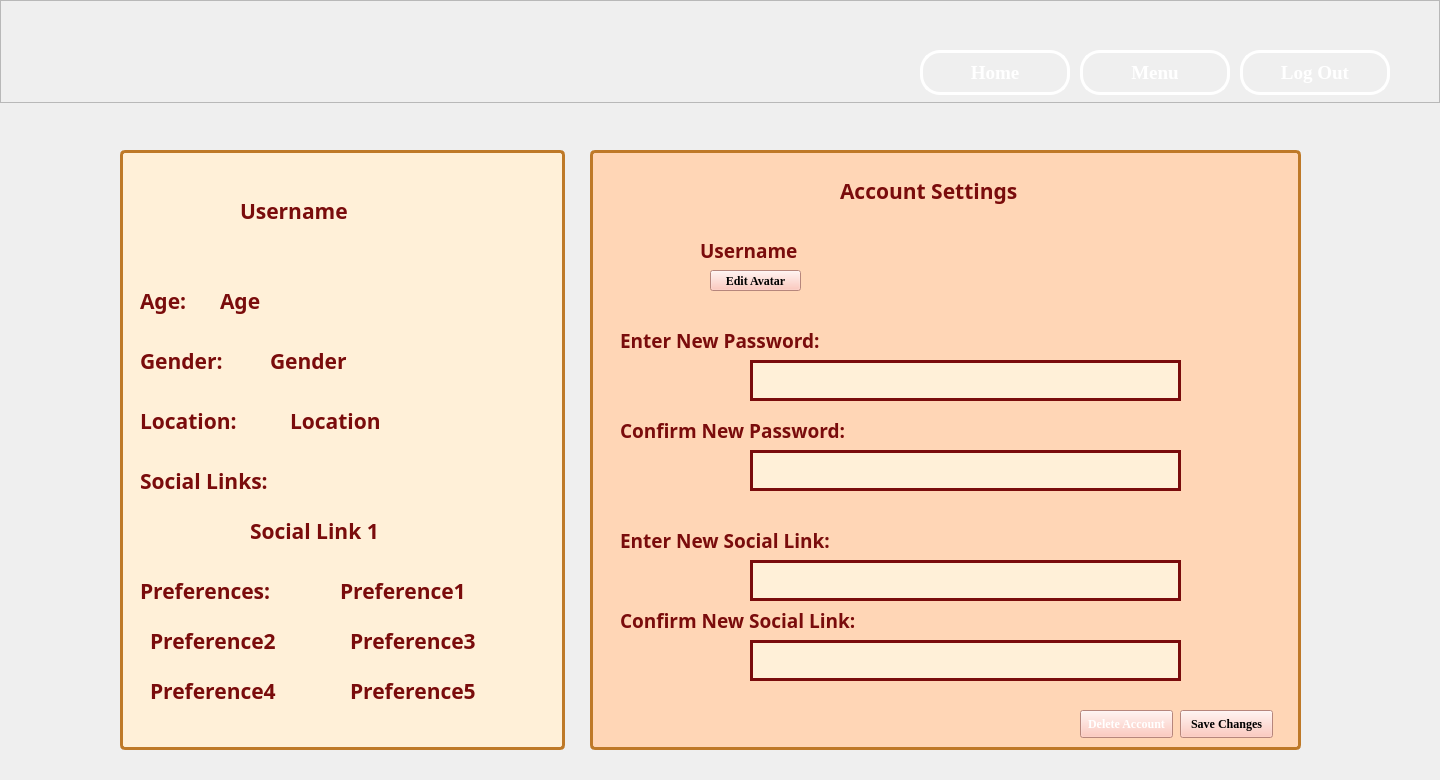
<?xml version="1.0" encoding="UTF-8"?>
<ui version="4.0">
 <class>AccountSettings</class>
 <widget class="QDialog" name="AccountSettings">
  <property name="geometry">
   <rect>
    <x>0</x>
    <y>0</y>
    <width>1440</width>
    <height>780</height>
   </rect>
  </property>
  <property name="windowTitle">
   <string>Dialog</string>
  </property>
  <widget class="QFrame" name="AS_Header">
   <property name="geometry">
    <rect>
     <x>0</x>
     <y>0</y>
     <width>1440</width>
     <height>103</height>
    </rect>
   </property>
   <property name="styleSheet">
    <string notr="true">background: qlineargradient(
    spread:pad, 
    x1:0, y1:0, x2:1, y2:0, 
    stop:0 #EDC27E, 
    stop:0.526 #EDC27E, 
    stop:1 #DC586D
);

</string>
   </property>
   <property name="frameShape">
    <enum>QFrame::StyledPanel</enum>
   </property>
   <property name="frameShadow">
    <enum>QFrame::Raised</enum>
   </property>
   <widget class="QPushButton" name="AS_HomePB">
    <property name="geometry">
     <rect>
      <x>920</x>
      <y>50</y>
      <width>150</width>
      <height>45</height>
     </rect>
    </property>
    <property name="font">
     <font>
      <family>Times New Roman</family>
      <pointsize>14</pointsize>
      <weight>75</weight>
      <bold>true</bold>
     </font>
    </property>
    <property name="cursor">
     <cursorShape>PointingHandCursor</cursorShape>
    </property>
    <property name="styleSheet">
     <string notr="true">color:rgb(255, 255, 255);
border-color: rgb(229, 141, 118);
border: 3px solid #FFFFFF;
border-radius: 20px;
background: transparent;
</string>
    </property>
    <property name="text">
     <string>Home</string>
    </property>
   </widget>
   <widget class="QPushButton" name="AS_MenuPB">
    <property name="geometry">
     <rect>
      <x>1080</x>
      <y>50</y>
      <width>150</width>
      <height>45</height>
     </rect>
    </property>
    <property name="font">
     <font>
      <family>Times New Roman</family>
      <pointsize>14</pointsize>
      <weight>75</weight>
      <bold>true</bold>
     </font>
    </property>
    <property name="cursor">
     <cursorShape>PointingHandCursor</cursorShape>
    </property>
    <property name="styleSheet">
     <string notr="true">color:rgb(255, 255, 255);
border-color: rgb(229, 141, 118);
border: 3px solid #FFFFFF;
border-radius: 20px;
background: transparent;
</string>
    </property>
    <property name="text">
     <string>Menu</string>
    </property>
   </widget>
   <widget class="QPushButton" name="AS_LogOutPB">
    <property name="geometry">
     <rect>
      <x>1240</x>
      <y>50</y>
      <width>150</width>
      <height>45</height>
     </rect>
    </property>
    <property name="font">
     <font>
      <family>Times New Roman</family>
      <pointsize>14</pointsize>
      <weight>75</weight>
      <bold>true</bold>
     </font>
    </property>
    <property name="cursor">
     <cursorShape>PointingHandCursor</cursorShape>
    </property>
    <property name="styleSheet">
     <string notr="true">color:rgb(255, 255, 255);
border-color: rgb(229, 141, 118);
border: 3px solid #FFFFFF;
border-radius: 20px;
background: transparent;
</string>
    </property>
    <property name="text">
     <string>Log Out</string>
    </property>
   </widget>
   <widget class="QLabel" name="AS_HeaderIcon">
    <property name="geometry">
     <rect>
      <x>-50</x>
      <y>-30</y>
      <width>242</width>
      <height>159</height>
     </rect>
    </property>
    <property name="styleSheet">
     <string notr="true">background:transparent;</string>
    </property>
    <property name="text">
     <string/>
    </property>
    <property name="pixmap">
     <pixmap>HeaderIcon.png</pixmap>
    </property>
    <property name="scaledContents">
     <bool>true</bool>
    </property>
   </widget>
  </widget>
  <widget class="QLabel" name="AS_BackgroundImage">
   <property name="geometry">
    <rect>
     <x>0</x>
     <y>0</y>
     <width>1440</width>
     <height>780</height>
    </rect>
   </property>
   <property name="text">
    <string/>
   </property>
   <property name="pixmap">
    <pixmap>AS_BackgroundIm.png</pixmap>
   </property>
   <property name="scaledContents">
    <bool>true</bool>
   </property>
  </widget>
  <widget class="QFrame" name="AS_DisplayFrame">
   <property name="geometry">
    <rect>
     <x>120</x>
     <y>150</y>
     <width>445</width>
     <height>600</height>
    </rect>
   </property>
   <property name="styleSheet">
    <string notr="true">background-color: rgb(255, 240, 216);
border-radius: 5px;
border: 3px solid #BE7928;
</string>
   </property>
   <property name="frameShape">
    <enum>QFrame::StyledPanel</enum>
   </property>
   <property name="frameShadow">
    <enum>QFrame::Raised</enum>
   </property>
  </widget>
  <widget class="QFrame" name="AS_EditFrame">
   <property name="geometry">
    <rect>
     <x>590</x>
     <y>150</y>
     <width>711</width>
     <height>600</height>
    </rect>
   </property>
   <property name="styleSheet">
    <string notr="true">
border-radius: 5px;
border: 3px solid #BE7928;
background-color: rgb(255, 214, 182);</string>
   </property>
   <property name="frameShape">
    <enum>QFrame::StyledPanel</enum>
   </property>
   <property name="frameShadow">
    <enum>QFrame::Raised</enum>
   </property>
  </widget>
  <widget class="QLabel" name="AS_AccountSettingsLBL">
   <property name="geometry">
    <rect>
     <x>840</x>
     <y>170</y>
     <width>231</width>
     <height>41</height>
    </rect>
   </property>
   <property name="font">
    <font>
     <family>Rockwell</family>
     <pointsize>16</pointsize>
     <weight>75</weight>
     <bold>true</bold>
    </font>
   </property>
   <property name="styleSheet">
    <string notr="true">Background: transparent;
color: rgb(122, 12, 12);</string>
   </property>
   <property name="text">
    <string>Account Settings</string>
   </property>
  </widget>
  <widget class="QLabel" name="AS_DefaultProfile">
   <property name="geometry">
    <rect>
     <x>130</x>
     <y>160</y>
     <width>100</width>
     <height>100</height>
    </rect>
   </property>
   <property name="text">
    <string/>
   </property>
   <property name="pixmap">
    <pixmap>DefaultProfile.png</pixmap>
   </property>
   <property name="scaledContents">
    <bool>true</bool>
   </property>
  </widget>
  <widget class="QLabel" name="AS_Username">
   <property name="geometry">
    <rect>
     <x>240</x>
     <y>190</y>
     <width>301</width>
     <height>41</height>
    </rect>
   </property>
   <property name="font">
    <font>
     <family>Rockwell</family>
     <pointsize>16</pointsize>
     <weight>75</weight>
     <bold>true</bold>
    </font>
   </property>
   <property name="styleSheet">
    <string notr="true">Background: transparent;
color: rgb(122, 12, 12);</string>
   </property>
   <property name="text">
    <string>Username</string>
   </property>
   <property name="scaledContents">
    <bool>true</bool>
   </property>
  </widget>
  <widget class="QLabel" name="AS_AgeDisplay">
   <property name="geometry">
    <rect>
     <x>220</x>
     <y>280</y>
     <width>71</width>
     <height>41</height>
    </rect>
   </property>
   <property name="font">
    <font>
     <family>Rockwell</family>
     <pointsize>16</pointsize>
     <weight>75</weight>
     <bold>true</bold>
    </font>
   </property>
   <property name="styleSheet">
    <string notr="true">Background: transparent;
color: rgb(122, 12, 12);
</string>
   </property>
   <property name="text">
    <string>Age</string>
   </property>
   <property name="scaledContents">
    <bool>true</bool>
   </property>
  </widget>
  <widget class="QLabel" name="AS_Age">
   <property name="geometry">
    <rect>
     <x>140</x>
     <y>280</y>
     <width>71</width>
     <height>41</height>
    </rect>
   </property>
   <property name="font">
    <font>
     <family>Rockwell</family>
     <pointsize>16</pointsize>
     <weight>75</weight>
     <bold>true</bold>
    </font>
   </property>
   <property name="styleSheet">
    <string notr="true">Background: transparent;
color: rgb(122, 12, 12);
</string>
   </property>
   <property name="text">
    <string>Age:</string>
   </property>
   <property name="scaledContents">
    <bool>true</bool>
   </property>
  </widget>
  <widget class="QLabel" name="AS_Age_2">
   <property name="geometry">
    <rect>
     <x>140</x>
     <y>340</y>
     <width>121</width>
     <height>41</height>
    </rect>
   </property>
   <property name="font">
    <font>
     <family>Rockwell</family>
     <pointsize>16</pointsize>
     <weight>75</weight>
     <bold>true</bold>
    </font>
   </property>
   <property name="styleSheet">
    <string notr="true">Background: transparent;
color: rgb(122, 12, 12);
</string>
   </property>
   <property name="text">
    <string>Gender:</string>
   </property>
   <property name="scaledContents">
    <bool>true</bool>
   </property>
  </widget>
  <widget class="QLabel" name="AS_GenderDisplay">
   <property name="geometry">
    <rect>
     <x>270</x>
     <y>340</y>
     <width>111</width>
     <height>41</height>
    </rect>
   </property>
   <property name="font">
    <font>
     <family>Rockwell</family>
     <pointsize>16</pointsize>
     <weight>75</weight>
     <bold>true</bold>
    </font>
   </property>
   <property name="styleSheet">
    <string notr="true">Background: transparent;
color: rgb(122, 12, 12);
</string>
   </property>
   <property name="text">
    <string>Gender</string>
   </property>
   <property name="scaledContents">
    <bool>true</bool>
   </property>
  </widget>
  <widget class="QLabel" name="AS_Location">
   <property name="geometry">
    <rect>
     <x>140</x>
     <y>400</y>
     <width>141</width>
     <height>41</height>
    </rect>
   </property>
   <property name="font">
    <font>
     <family>Rockwell</family>
     <pointsize>16</pointsize>
     <weight>75</weight>
     <bold>true</bold>
    </font>
   </property>
   <property name="styleSheet">
    <string notr="true">Background: transparent;
color: rgb(122, 12, 12);
</string>
   </property>
   <property name="text">
    <string>Location:</string>
   </property>
   <property name="scaledContents">
    <bool>true</bool>
   </property>
  </widget>
  <widget class="QLabel" name="AS_LocationDisplay">
   <property name="geometry">
    <rect>
     <x>290</x>
     <y>400</y>
     <width>131</width>
     <height>41</height>
    </rect>
   </property>
   <property name="font">
    <font>
     <family>Rockwell</family>
     <pointsize>16</pointsize>
     <weight>75</weight>
     <bold>true</bold>
    </font>
   </property>
   <property name="styleSheet">
    <string notr="true">Background: transparent;
color: rgb(122, 12, 12);
</string>
   </property>
   <property name="text">
    <string>Location</string>
   </property>
   <property name="scaledContents">
    <bool>true</bool>
   </property>
  </widget>
  <widget class="QLabel" name="AS_SociaLinks">
   <property name="geometry">
    <rect>
     <x>140</x>
     <y>460</y>
     <width>191</width>
     <height>41</height>
    </rect>
   </property>
   <property name="font">
    <font>
     <family>Rockwell</family>
     <pointsize>16</pointsize>
     <weight>75</weight>
     <bold>true</bold>
    </font>
   </property>
   <property name="styleSheet">
    <string notr="true">Background: transparent;
color: rgb(122, 12, 12);
</string>
   </property>
   <property name="text">
    <string>Social Links:</string>
   </property>
   <property name="scaledContents">
    <bool>true</bool>
   </property>
  </widget>
  <widget class="QLabel" name="AS_SocialLinkDisplay">
   <property name="geometry">
    <rect>
     <x>250</x>
     <y>510</y>
     <width>191</width>
     <height>41</height>
    </rect>
   </property>
   <property name="font">
    <font>
     <family>Rockwell</family>
     <pointsize>16</pointsize>
     <weight>75</weight>
     <bold>true</bold>
    </font>
   </property>
   <property name="styleSheet">
    <string notr="true">Background: transparent;
color: rgb(122, 12, 12);
</string>
   </property>
   <property name="text">
    <string>Social Link 1</string>
   </property>
   <property name="scaledContents">
    <bool>true</bool>
   </property>
  </widget>
  <widget class="QLabel" name="AS_Preferences">
   <property name="geometry">
    <rect>
     <x>140</x>
     <y>570</y>
     <width>191</width>
     <height>41</height>
    </rect>
   </property>
   <property name="font">
    <font>
     <family>Rockwell</family>
     <pointsize>16</pointsize>
     <weight>75</weight>
     <bold>true</bold>
    </font>
   </property>
   <property name="styleSheet">
    <string notr="true">Background: transparent;
color: rgb(122, 12, 12);
</string>
   </property>
   <property name="text">
    <string>Preferences:</string>
   </property>
   <property name="scaledContents">
    <bool>true</bool>
   </property>
  </widget>
  <widget class="QLabel" name="AS_Preference1Display">
   <property name="geometry">
    <rect>
     <x>340</x>
     <y>570</y>
     <width>191</width>
     <height>41</height>
    </rect>
   </property>
   <property name="font">
    <font>
     <family>Rockwell</family>
     <pointsize>16</pointsize>
     <weight>75</weight>
     <bold>true</bold>
    </font>
   </property>
   <property name="styleSheet">
    <string notr="true">Background: transparent;
color: rgb(122, 12, 12);
</string>
   </property>
   <property name="text">
    <string>Preference1</string>
   </property>
   <property name="scaledContents">
    <bool>true</bool>
   </property>
  </widget>
  <widget class="QLabel" name="AS_Preference2Display">
   <property name="geometry">
    <rect>
     <x>150</x>
     <y>620</y>
     <width>191</width>
     <height>41</height>
    </rect>
   </property>
   <property name="font">
    <font>
     <family>Rockwell</family>
     <pointsize>16</pointsize>
     <weight>75</weight>
     <bold>true</bold>
    </font>
   </property>
   <property name="styleSheet">
    <string notr="true">Background: transparent;
color: rgb(122, 12, 12);
</string>
   </property>
   <property name="text">
    <string>Preference2</string>
   </property>
   <property name="scaledContents">
    <bool>true</bool>
   </property>
  </widget>
  <widget class="QLabel" name="AS_Preference3Display">
   <property name="geometry">
    <rect>
     <x>350</x>
     <y>620</y>
     <width>191</width>
     <height>41</height>
    </rect>
   </property>
   <property name="font">
    <font>
     <family>Rockwell</family>
     <pointsize>16</pointsize>
     <weight>75</weight>
     <bold>true</bold>
    </font>
   </property>
   <property name="styleSheet">
    <string notr="true">Background: transparent;
color: rgb(122, 12, 12);
</string>
   </property>
   <property name="text">
    <string>Preference3</string>
   </property>
   <property name="scaledContents">
    <bool>true</bool>
   </property>
  </widget>
  <widget class="QLabel" name="AS_Preference4Display">
   <property name="geometry">
    <rect>
     <x>150</x>
     <y>670</y>
     <width>191</width>
     <height>41</height>
    </rect>
   </property>
   <property name="font">
    <font>
     <family>Rockwell</family>
     <pointsize>16</pointsize>
     <weight>75</weight>
     <bold>true</bold>
    </font>
   </property>
   <property name="styleSheet">
    <string notr="true">Background: transparent;
color: rgb(122, 12, 12);
</string>
   </property>
   <property name="text">
    <string>Preference4</string>
   </property>
   <property name="scaledContents">
    <bool>true</bool>
   </property>
  </widget>
  <widget class="QLabel" name="AS_Preference5Display">
   <property name="geometry">
    <rect>
     <x>350</x>
     <y>670</y>
     <width>191</width>
     <height>41</height>
    </rect>
   </property>
   <property name="font">
    <font>
     <family>Rockwell</family>
     <pointsize>16</pointsize>
     <weight>75</weight>
     <bold>true</bold>
    </font>
   </property>
   <property name="styleSheet">
    <string notr="true">Background: transparent;
color: rgb(122, 12, 12);
</string>
   </property>
   <property name="text">
    <string>Preference5</string>
   </property>
   <property name="scaledContents">
    <bool>true</bool>
   </property>
  </widget>
  <widget class="QLabel" name="AS_EditAvatar">
   <property name="geometry">
    <rect>
     <x>610</x>
     <y>220</y>
     <width>80</width>
     <height>80</height>
    </rect>
   </property>
   <property name="text">
    <string/>
   </property>
   <property name="pixmap">
    <pixmap>DefaultProfile.png</pixmap>
   </property>
   <property name="scaledContents">
    <bool>true</bool>
   </property>
  </widget>
  <widget class="QLabel" name="AS_Username2">
   <property name="geometry">
    <rect>
     <x>700</x>
     <y>230</y>
     <width>301</width>
     <height>41</height>
    </rect>
   </property>
   <property name="font">
    <font>
     <family>Rockwell</family>
     <pointsize>14</pointsize>
     <weight>75</weight>
     <bold>true</bold>
    </font>
   </property>
   <property name="styleSheet">
    <string notr="true">Background: transparent;
color: rgb(122, 12, 12);</string>
   </property>
   <property name="text">
    <string>Username</string>
   </property>
   <property name="scaledContents">
    <bool>true</bool>
   </property>
  </widget>
  <widget class="QLabel" name="AS_EditPassword">
   <property name="geometry">
    <rect>
     <x>620</x>
     <y>320</y>
     <width>301</width>
     <height>41</height>
    </rect>
   </property>
   <property name="font">
    <font>
     <family>Rockwell</family>
     <pointsize>14</pointsize>
     <weight>75</weight>
     <bold>true</bold>
    </font>
   </property>
   <property name="styleSheet">
    <string notr="true">Background: transparent;
color: rgb(122, 12, 12);</string>
   </property>
   <property name="text">
    <string>Enter New Password:</string>
   </property>
   <property name="scaledContents">
    <bool>true</bool>
   </property>
  </widget>
  <widget class="QLabel" name="AS_ConfirmPassword">
   <property name="geometry">
    <rect>
     <x>620</x>
     <y>410</y>
     <width>321</width>
     <height>41</height>
    </rect>
   </property>
   <property name="font">
    <font>
     <family>Rockwell</family>
     <pointsize>14</pointsize>
     <weight>75</weight>
     <bold>true</bold>
    </font>
   </property>
   <property name="styleSheet">
    <string notr="true">Background: transparent;
color: rgb(122, 12, 12);</string>
   </property>
   <property name="text">
    <string>Confirm New Password:</string>
   </property>
   <property name="scaledContents">
    <bool>true</bool>
   </property>
  </widget>
  <widget class="QLabel" name="AS_EditSocialLink">
   <property name="geometry">
    <rect>
     <x>620</x>
     <y>520</y>
     <width>311</width>
     <height>41</height>
    </rect>
   </property>
   <property name="font">
    <font>
     <family>Rockwell</family>
     <pointsize>14</pointsize>
     <weight>75</weight>
     <bold>true</bold>
    </font>
   </property>
   <property name="styleSheet">
    <string notr="true">Background: transparent;
color: rgb(122, 12, 12);</string>
   </property>
   <property name="text">
    <string>Enter New Social Link:</string>
   </property>
   <property name="scaledContents">
    <bool>true</bool>
   </property>
  </widget>
  <widget class="QLabel" name="AS_ConfirmSocialLink">
   <property name="geometry">
    <rect>
     <x>620</x>
     <y>600</y>
     <width>351</width>
     <height>41</height>
    </rect>
   </property>
   <property name="font">
    <font>
     <family>Rockwell</family>
     <pointsize>14</pointsize>
     <weight>75</weight>
     <bold>true</bold>
    </font>
   </property>
   <property name="styleSheet">
    <string notr="true">Background: transparent;
color: rgb(122, 12, 12);</string>
   </property>
   <property name="text">
    <string>Confirm New Social Link:</string>
   </property>
   <property name="scaledContents">
    <bool>true</bool>
   </property>
  </widget>
  <widget class="QPushButton" name="AS_SaveChangesPB">
   <property name="geometry">
    <rect>
     <x>1180</x>
     <y>710</y>
     <width>93</width>
     <height>28</height>
    </rect>
   </property>
   <property name="font">
    <font>
     <family>Times New Roman</family>
     <weight>75</weight>
     <bold>true</bold>
    </font>
   </property>
   <property name="cursor">
    <cursorShape>PointingHandCursor</cursorShape>
   </property>
   <property name="styleSheet">
    <string notr="true">background-color: rgb(255, 187, 173);
</string>
   </property>
   <property name="text">
    <string>Save Changes</string>
   </property>
  </widget>
  <widget class="QLineEdit" name="AS_EnterNewPassLE">
   <property name="geometry">
    <rect>
     <x>750</x>
     <y>360</y>
     <width>431</width>
     <height>41</height>
    </rect>
   </property>
   <property name="styleSheet">
    <string notr="true">border: 3px solid #7A0C0C;
background-color: rgb(255, 240, 216);

</string>
   </property>
  </widget>
  <widget class="QLineEdit" name="AS_ConfirmNewPass">
   <property name="geometry">
    <rect>
     <x>750</x>
     <y>450</y>
     <width>431</width>
     <height>41</height>
    </rect>
   </property>
   <property name="styleSheet">
    <string notr="true">border: 3px solid #7A0C0C;
background-color: rgb(255, 240, 216);

</string>
   </property>
  </widget>
  <widget class="QLineEdit" name="AS_EnterNewSocialLinkLE">
   <property name="geometry">
    <rect>
     <x>750</x>
     <y>560</y>
     <width>431</width>
     <height>41</height>
    </rect>
   </property>
   <property name="styleSheet">
    <string notr="true">border: 3px solid #7A0C0C;
background-color: rgb(255, 240, 216);

</string>
   </property>
  </widget>
  <widget class="QLineEdit" name="AS_ConfirmNewSocialLinkLE">
   <property name="geometry">
    <rect>
     <x>750</x>
     <y>640</y>
     <width>431</width>
     <height>41</height>
    </rect>
   </property>
   <property name="styleSheet">
    <string notr="true">border: 3px solid #7A0C0C;
background-color: rgb(255, 240, 216);

</string>
   </property>
  </widget>
  <widget class="QPushButton" name="AS_DeleteAccPB">
   <property name="geometry">
    <rect>
     <x>1080</x>
     <y>710</y>
     <width>93</width>
     <height>28</height>
    </rect>
   </property>
   <property name="font">
    <font>
     <family>Times New Roman</family>
     <weight>75</weight>
     <bold>true</bold>
    </font>
   </property>
   <property name="cursor">
    <cursorShape>PointingHandCursor</cursorShape>
   </property>
   <property name="styleSheet">
    <string notr="true">background-color: rgb(255, 187, 173);
color: rgb(255, 255, 255);
</string>
   </property>
   <property name="text">
    <string>Delete Account</string>
   </property>
  </widget>
  <widget class="QPushButton" name="AS_EditAvatarPB">
   <property name="geometry">
    <rect>
     <x>710</x>
     <y>270</y>
     <width>91</width>
     <height>21</height>
    </rect>
   </property>
   <property name="font">
    <font>
     <family>Times New Roman</family>
     <weight>75</weight>
     <bold>true</bold>
    </font>
   </property>
   <property name="cursor">
    <cursorShape>PointingHandCursor</cursorShape>
   </property>
   <property name="styleSheet">
    <string notr="true">background-color: rgb(255, 187, 173);
</string>
   </property>
   <property name="text">
    <string>Edit Avatar</string>
   </property>
  </widget>
  <zorder>AS_BackgroundImage</zorder>
  <zorder>AS_Header</zorder>
  <zorder>AS_DisplayFrame</zorder>
  <zorder>AS_EditFrame</zorder>
  <zorder>AS_AccountSettingsLBL</zorder>
  <zorder>AS_DefaultProfile</zorder>
  <zorder>AS_Username</zorder>
  <zorder>AS_AgeDisplay</zorder>
  <zorder>AS_Age</zorder>
  <zorder>AS_Age_2</zorder>
  <zorder>AS_GenderDisplay</zorder>
  <zorder>AS_Location</zorder>
  <zorder>AS_LocationDisplay</zorder>
  <zorder>AS_SociaLinks</zorder>
  <zorder>AS_SocialLinkDisplay</zorder>
  <zorder>AS_Preferences</zorder>
  <zorder>AS_Preference1Display</zorder>
  <zorder>AS_Preference2Display</zorder>
  <zorder>AS_Preference3Display</zorder>
  <zorder>AS_Preference4Display</zorder>
  <zorder>AS_Preference5Display</zorder>
  <zorder>AS_EditAvatar</zorder>
  <zorder>AS_Username2</zorder>
  <zorder>AS_EditPassword</zorder>
  <zorder>AS_ConfirmPassword</zorder>
  <zorder>AS_EditSocialLink</zorder>
  <zorder>AS_ConfirmSocialLink</zorder>
  <zorder>AS_SaveChangesPB</zorder>
  <zorder>AS_EnterNewPassLE</zorder>
  <zorder>AS_ConfirmNewPass</zorder>
  <zorder>AS_EnterNewSocialLinkLE</zorder>
  <zorder>AS_ConfirmNewSocialLinkLE</zorder>
  <zorder>AS_DeleteAccPB</zorder>
  <zorder>AS_EditAvatarPB</zorder>
 </widget>
 <resources/>
 <connections/>
</ui>
